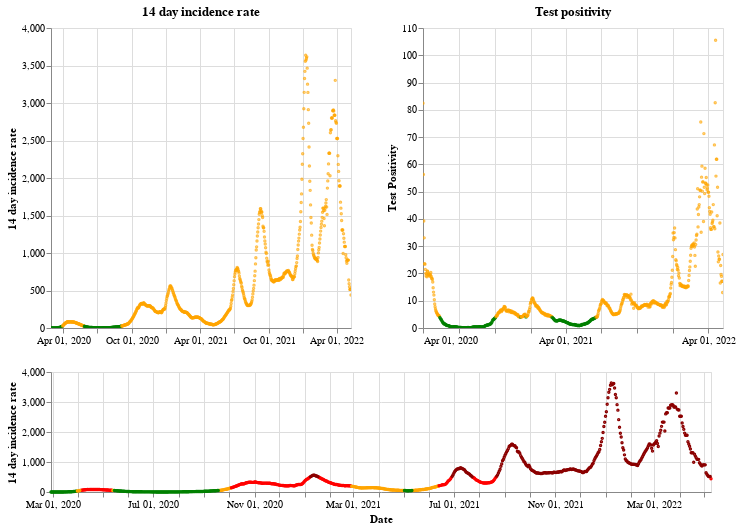

Write notebook code for a chart like this one.
### Markdown cell above
## Scotland

### Code cell
plot_traffic_light('Scotland')

### Figure 1 — Vega-Lite specification as saved in the notebook (floating-point values rounded to 4 significant figures; data arrays with more than 128 entries replaced by an {"elided": "..."} marker saying what was removed)
{"config": {"view": {"continuousWidth": 400, "continuousHeight": 300}}, "vconcat": [{"hconcat": [{"mark": {"type": "point", "size": 2}, "encoding": {"color": {"condition": {"value": "green", "test": "(datum.twoWeeklyCasesRate <= 25)"}, "value": "orange"}, "tooltip": [{"type": "nominal", "field": "areaName"}, {"type": "temporal", "field": "date"}, {"type": "quantitative", "field": "twoWeeklyCasesRate"}, {"type": "quantitative", "field": "testPositivity"}], "x": {"type": "temporal", "axis": {"title": ""}, "field": "date", "scale": {"domain": {"selection": "DateBrush"}}, "timeUnit": "yearmonthdate"}, "y": {"type": "quantitative", "axis": {"title": "14 day incidence rate"}, "field": "twoWeeklyCasesRate"}}, "title": "14 day incidence rate", "width": 300}, {"mark": {"type": "point", "size": 2}, "encoding": {"color": {"condition": {"value": "green", "test": "(datum.testPositivity <= 4)"}, "value": "orange"}, "tooltip": [{"type": "nominal", "field": "areaName"}, {"type": "temporal", "field": "date"}, {"type": "quantitative", "field": "twoWeeklyCasesRate"}, {"type": "quantitative", "field": "testPositivity"}], "x": {"type": "temporal", "axis": {"title": ""}, "field": "date", "scale": {"domain": {"selection": "DateBrush"}}, "timeUnit": "yearmonthdate"}, "y": {"type": "quantitative", "axis": {"title": "Test Positivity"}, "field": "testPositivity"}}, "title": "Test positivity", "width": 300}]}, {"layer": [{"mark": {"type": "point", "size": 2}, "encoding": {"color": {"condition": {"value": "orange", "test": "(((datum.testPositivity < 4) && (datum.twoWeeklyCasesRate >= 50)) && (datum.twoWeeklyCasesRate < 200))"}, "value": "red"}, "opacity": {"condition": {"value": 1, "test": "((datum.twoWeeklyCasesRate >= 50) && (datum.twoWeeklyCasesRate < 500))"}, "value": 0}, "tooltip": [{"type": "nominal", "field": "areaName"}, {"type": "temporal", "field": "date"}, {"type": "quantitative", "field": "twoWeeklyCasesRate"}, {"type": "quantitative", "field": "testPositivity"}], "x": {"type": "temporal", "axis": {"title": "Date"}, "field": "date", "timeUnit": "yearmonthdate"}, "y": {"type": "quantitative", "axis": {"title": "14 day incidence rate"}, "field": "twoWeeklyCasesRate"}}, "selection": {"DateBrush": {"type": "interval", "encodings": ["x"], "fields": ["Time"]}}}, {"mark": {"type": "point", "size": 2}, "encoding": {"color": {"value": "darkred"}, "opacity": {"condition": {"value": 1, "test": "(datum.twoWeeklyCasesRate >= 500)"}, "value": 0}, "tooltip": [{"type": "nominal", "field": "areaName"}, {"type": "temporal", "field": "date"}, {"type": "quantitative", "field": "twoWeeklyCasesRate"}, {"type": "quantitative", "field": "testPositivity"}], "x": {"type": "temporal", "axis": {"title": "Date"}, "field": "date", "timeUnit": "yearmonthdate"}, "y": {"type": "quantitative", "axis": {"title": "14 day incidence rate"}, "field": "twoWeeklyCasesRate"}}}, {"mark": {"type": "point", "size": 2}, "encoding": {"color": {"condition": {"value": "green", "test": "((datum.testPositivity < 4) && (datum.twoWeeklyCasesRate < 50))"}, "value": "orange"}, "opacity": {"condition": {"value": 1, "test": "(datum.twoWeeklyCasesRate < 50)"}, "value": 0}, "tooltip": [{"type": "nominal", "field": "areaName"}, {"type": "temporal", "field": "date"}, {"type": "quantitative", "field": "twoWeeklyCasesRate"}, {"type": "quantitative", "field": "testPositivity"}], "x": {"type": "temporal", "axis": {"title": "Date"}, "field": "date", "timeUnit": "yearmonthdate"}, "y": {"type": "quantitative", "axis": {"title": "14 day incidence rate"}, "field": "twoWeeklyCasesRate"}}}], "height": 120, "width": 660}], "data": {"name": "data-1fbb49aeab36cf55130d8cd343763bd7"}, "$schema": "https://vega.github.io/schema/vega-lite/v4.8.1.json", "datasets": {"data-1fbb49aeab36cf55130d8cd343763bd7": {"elided": "802 records"}}}
